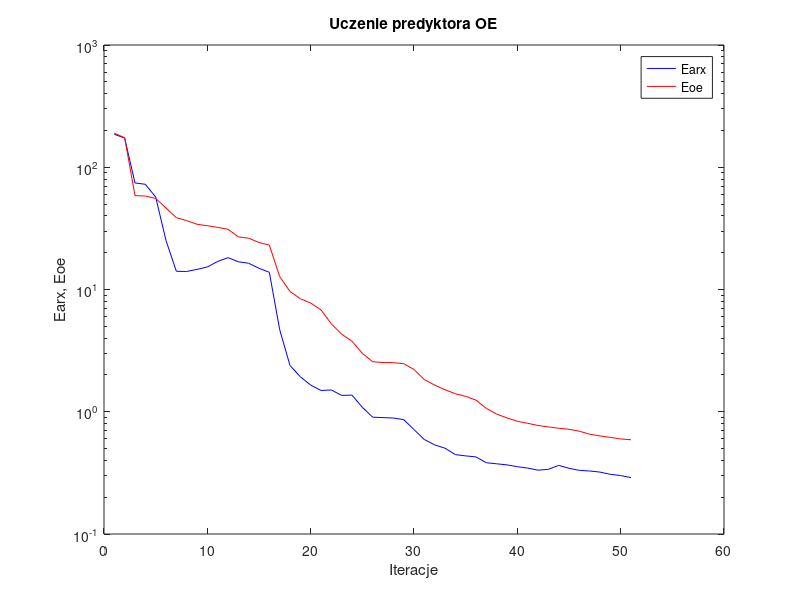
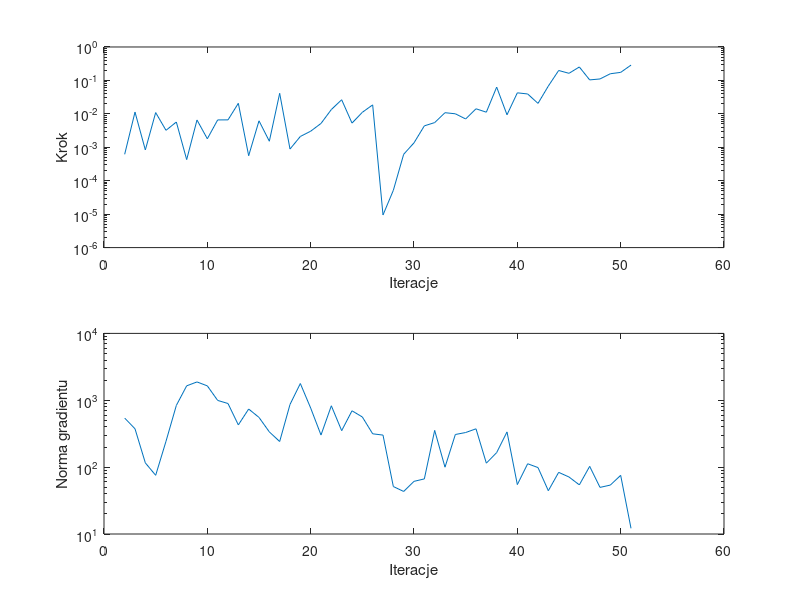

Here is the MATLAB script that generated these plots, in order:
%uczenie predyktora oe
clear all;
n=0; farx(n+1)=1.859418e+002; foe(n+1)=1.899450e+002; wspucz(n+1)=0.000000e+000; ng(n+1)=0.000000e+000;
%odnowa zmiennej metryki
n=1; farx(n+1)=1.733196e+002; foe(n+1)=1.744268e+002; krok(n+1)=6.162400e-004; ng(n+1)=5.417233e+002;
n=2; farx(n+1)=7.440237e+001; foe(n+1)=5.855622e+001; krok(n+1)=1.129495e-002; ng(n+1)=3.744646e+002;
n=3; farx(n+1)=7.254819e+001; foe(n+1)=5.819088e+001; krok(n+1)=8.336543e-004; ng(n+1)=1.157728e+002;
n=4; farx(n+1)=5.708515e+001; foe(n+1)=5.552409e+001; krok(n+1)=1.091588e-002; ng(n+1)=7.547871e+001;
n=5; farx(n+1)=2.516334e+001; foe(n+1)=4.644896e+001; krok(n+1)=3.215773e-003; ng(n+1)=2.436567e+002;
n=6; farx(n+1)=1.409510e+001; foe(n+1)=3.871147e+001; krok(n+1)=5.699196e-003; ng(n+1)=8.370535e+002;
n=7; farx(n+1)=1.403746e+001; foe(n+1)=3.658379e+001; krok(n+1)=4.283128e-004; ng(n+1)=1.643386e+003;
n=8; farx(n+1)=1.461010e+001; foe(n+1)=3.417555e+001; krok(n+1)=6.543079e-003; ng(n+1)=1.879837e+003;
n=9; farx(n+1)=1.529254e+001; foe(n+1)=3.324430e+001; krok(n+1)=1.797903e-003; ng(n+1)=1.640730e+003;
n=10; farx(n+1)=1.695375e+001; foe(n+1)=3.222030e+001; krok(n+1)=6.583213e-003; ng(n+1)=9.946689e+002;
n=11; farx(n+1)=1.822208e+001; foe(n+1)=3.109759e+001; krok(n+1)=6.607631e-003; ng(n+1)=8.940518e+002;
n=12; farx(n+1)=1.685404e+001; foe(n+1)=2.695058e+001; krok(n+1)=2.067140e-002; ng(n+1)=4.279052e+002;
n=13; farx(n+1)=1.639673e+001; foe(n+1)=2.628457e+001; krok(n+1)=5.598060e-004; ng(n+1)=7.395942e+002;
n=14; farx(n+1)=1.490631e+001; foe(n+1)=2.425239e+001; krok(n+1)=6.193383e-003; ng(n+1)=5.538091e+002;
n=15; farx(n+1)=1.383283e+001; foe(n+1)=2.309146e+001; krok(n+1)=1.517951e-003; ng(n+1)=3.365292e+002;
n=16; farx(n+1)=4.698933e+000; foe(n+1)=1.275703e+001; krok(n+1)=4.111242e-002; ng(n+1)=2.415835e+002;
n=17; farx(n+1)=2.390582e+000; foe(n+1)=9.634521e+000; krok(n+1)=8.861138e-004; ng(n+1)=8.648736e+002;
n=18; farx(n+1)=1.931615e+000; foe(n+1)=8.405506e+000; krok(n+1)=2.105249e-003; ng(n+1)=1.779710e+003;
n=19; farx(n+1)=1.653242e+000; foe(n+1)=7.752047e+000; krok(n+1)=3.026819e-003; ng(n+1)=7.648237e+002;
n=20; farx(n+1)=1.493422e+000; foe(n+1)=6.814715e+000; krok(n+1)=5.167850e-003; ng(n+1)=3.020836e+002;
n=21; farx(n+1)=1.507034e+000; foe(n+1)=5.234051e+000; krok(n+1)=1.345640e-002; ng(n+1)=8.270527e+002;
n=22; farx(n+1)=1.361160e+000; foe(n+1)=4.309393e+000; krok(n+1)=2.643052e-002; ng(n+1)=3.509700e+002;
n=23; farx(n+1)=1.367903e+000; foe(n+1)=3.775686e+000; krok(n+1)=5.294040e-003; ng(n+1)=6.960519e+002;
n=24; farx(n+1)=1.086989e+000; foe(n+1)=3.000830e+000; krok(n+1)=1.111520e-002; ng(n+1)=5.624921e+002;
n=25; farx(n+1)=9.030395e-001; foe(n+1)=2.565834e+000; krok(n+1)=1.856024e-002; ng(n+1)=3.150633e+002;
%odnowa zmiennej metryki
n=26; farx(n+1)=8.957298e-001; foe(n+1)=2.527658e+000; krok(n+1)=9.456357e-006; ng(n+1)=3.013497e+002;
n=27; farx(n+1)=8.882791e-001; foe(n+1)=2.521302e+000; krok(n+1)=5.162212e-005; ng(n+1)=5.128202e+001;
n=28; farx(n+1)=8.623104e-001; foe(n+1)=2.472137e+000; krok(n+1)=6.173058e-004; ng(n+1)=4.326376e+001;
n=29; farx(n+1)=7.150485e-001; foe(n+1)=2.217485e+000; krok(n+1)=1.358387e-003; ng(n+1)=6.129997e+001;
n=30; farx(n+1)=5.929669e-001; foe(n+1)=1.832895e+000; krok(n+1)=4.375565e-003; ng(n+1)=6.666035e+001;
n=31; farx(n+1)=5.357338e-001; foe(n+1)=1.652956e+000; krok(n+1)=5.478088e-003; ng(n+1)=3.543643e+002;
n=32; farx(n+1)=5.032666e-001; foe(n+1)=1.512956e+000; krok(n+1)=1.082825e-002; ng(n+1)=9.979349e+001;
n=33; farx(n+1)=4.461892e-001; foe(n+1)=1.403835e+000; krok(n+1)=1.004449e-002; ng(n+1)=3.076483e+002;
n=34; farx(n+1)=4.355780e-001; foe(n+1)=1.336162e+000; krok(n+1)=7.029269e-003; ng(n+1)=3.293069e+002;
n=35; farx(n+1)=4.272105e-001; foe(n+1)=1.244725e+000; krok(n+1)=1.417782e-002; ng(n+1)=3.741601e+002;
n=36; farx(n+1)=3.827695e-001; foe(n+1)=1.065787e+000; krok(n+1)=1.121665e-002; ng(n+1)=1.146829e+002;
n=37; farx(n+1)=3.752116e-001; foe(n+1)=9.562003e-001; krok(n+1)=6.307385e-002; ng(n+1)=1.649747e+002;
n=38; farx(n+1)=3.676465e-001; foe(n+1)=8.904744e-001; krok(n+1)=9.375382e-003; ng(n+1)=3.361998e+002;
n=39; farx(n+1)=3.551620e-001; foe(n+1)=8.357600e-001; krok(n+1)=4.256083e-002; ng(n+1)=5.480984e+001;
n=40; farx(n+1)=3.461572e-001; foe(n+1)=8.043806e-001; krok(n+1)=3.933136e-002; ng(n+1)=1.123644e+002;
n=41; farx(n+1)=3.328177e-001; foe(n+1)=7.722109e-001; krok(n+1)=2.055621e-002; ng(n+1)=9.849695e+001;
n=42; farx(n+1)=3.381852e-001; foe(n+1)=7.520497e-001; krok(n+1)=6.786752e-002; ng(n+1)=4.439924e+001;
n=43; farx(n+1)=3.644081e-001; foe(n+1)=7.326652e-001; krok(n+1)=1.981883e-001; ng(n+1)=8.355750e+001;
n=44; farx(n+1)=3.446289e-001; foe(n+1)=7.191605e-001; krok(n+1)=1.631115e-001; ng(n+1)=7.119069e+001;
n=45; farx(n+1)=3.317311e-001; foe(n+1)=6.931471e-001; krok(n+1)=2.522670e-001; ng(n+1)=5.430347e+001;
n=46; farx(n+1)=3.276230e-001; foe(n+1)=6.550345e-001; krok(n+1)=1.036878e-001; ng(n+1)=1.027083e+002;
n=47; farx(n+1)=3.209716e-001; foe(n+1)=6.343079e-001; krok(n+1)=1.105941e-001; ng(n+1)=4.976750e+001;
n=48; farx(n+1)=3.076778e-001; foe(n+1)=6.171177e-001; krok(n+1)=1.583927e-001; ng(n+1)=5.390873e+001;
n=49; farx(n+1)=3.007899e-001; foe(n+1)=5.991677e-001; krok(n+1)=1.738735e-001; ng(n+1)=7.537260e+001;
n=50; farx(n+1)=2.891791e-001; foe(n+1)=5.903746e-001; krok(n+1)=2.869393e-001; ng(n+1)=1.216073e+001;

figure; semilogy(farx,'b'); hold on; semilogy(foe,'r'); xlabel('Iteracje'); ylabel('Earx, Eoe'); legend('Earx','Eoe'); title('Uczenie predyktora OE');
figure; subplot(2,1,1); semilogy(krok); xlabel('Iteracje'); ylabel('Krok');
subplot(2,1,2); semilogy(ng); xlabel('Iteracje'); ylabel('Norma gradientu');
Earx=farx(n+1)
Eoe=foe(n+1)
